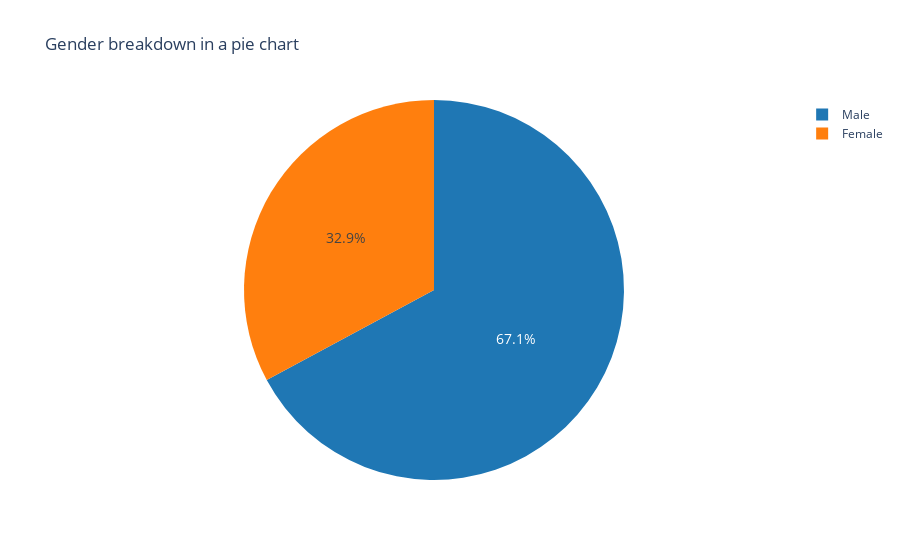

This figure's notebook cell:
### Markdown cell above
**Gender Distribution**

### Code cell
fig = px.pie(df, values=df['Gender'].value_counts(), names=df['Gender'].unique(), template='plotly_white', title="Gender breakdown in a pie chart")
fig.update_traces(textposition='inside', textfont_size=14)
fig.update_traces(marker=dict(colors=['#1f77b4', '#ff7f0e', '#2ca02c', '#d62728', '#9467bd']))
fig.show()

### Figure 1 — Plotly figure (JSON) as saved in the notebook; plotly's stock layout.template omitted (floating-point values rounded to 4 significant figures)
{"data": [{"domain": {"x": [0, 1], "y": [0, 1]}, "hovertemplate": "label=%{label}<br>value=%{value}<extra></extra>", "labels": ["Male", "Female"], "legendgroup": "", "marker": {"colors": ["#1f77b4", "#ff7f0e", "#2ca02c", "#d62728", "#9467bd"]}, "name": "", "showlegend": true, "textfont": {"size": 14}, "textposition": "inside", "type": "pie", "values": [44172, 21624]}], "layout": {"legend": {"tracegroupgap": 0}, "title": {"text": "Gender breakdown in a pie chart"}}}
